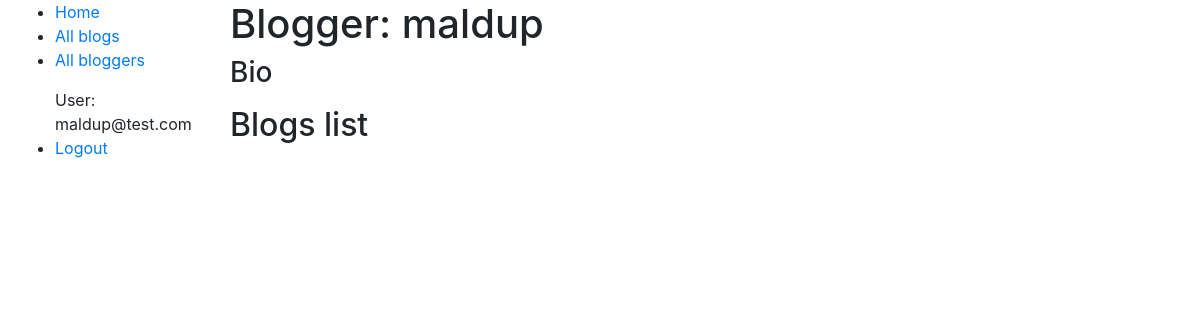
The app's page /blog/blogger/4 (signed in), older data.
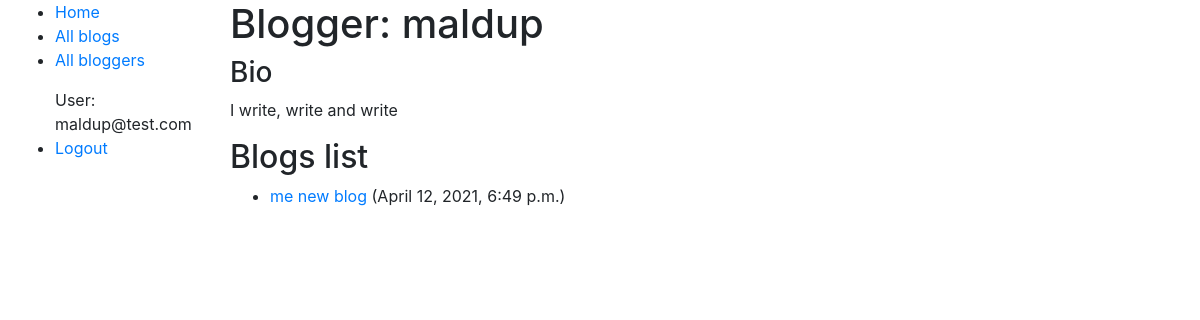
The same page, newer data.
### blog/models.py (models this page shows, shortened)
class User(AbstractBaseUser, PermissionsMixin):
    email = models.EmailField(_("email address"), unique=True)
    user_name = models.CharField(max_length=150, unique=True, help_text=_("Enter pseudonym"))
    first_name = models.CharField(max_length=150)
    last_name = models.CharField(max_length=150)
    start_date = models.DateTimeField(default = timezone.now)
    bio = models.TextField(_("Bio"), max_length=500, blank=True)
    is_staff = models.BooleanField(default=False)
    is_active = models.BooleanField(default = True)
    objects = CustomAccountManager()
    USERNAME_FIELD = 'email'
    REQUIRED_FIELDS = ['user_name', 'first_name', 'last_name']

class Post(models.Model):
    STATUS_CHOICES = (
            ("draft", "Draft"),
            ("published", "Published"),
        )
    title = models.CharField(max_length=100, unique=True)
    slug = models.SlugField(max_length=250, unique_for_date="publish")
    summary = models.TextField(max_length=500, help_text="Give a brief summary of what your post is about")
    date_posted = models.DateTimeField(default=timezone.now)
    author = models.ForeignKey(User, editable=False, on_delete=models.CASCADE)
    body = models.TextField()
    publish = models.DateTimeField(default=timezone.now)
    created = models.DateTimeField(auto_now_add=True)
    updated = models.DateTimeField(auto_now=True)
    genre = models.ForeignKey('Tag',null=True, on_delete=models.SET_NULL)
    status = models.CharField(
        max_length=10, choices=STATUS_CHOICES, default="draft"
    )
    class Meta:
        ordering = ("-publish",)
    def __str__(self):
        return self.title

### blog/views.py (the view)
# urls.py: path('blogger/<int:pk>', views.BloggerDetailView.as_view(), name='blogger-info')
class BloggerDetailView(LoginRequiredMixin, DetailView):
    model = User
    def get_queryset(self):
        return User.objects.filter(id=self.kwargs['pk'])

### blog/templates/blog/user_detail.html
{% extends 'base_generic.html' %}
{% block content %}
<div class="container">
    <h1>Blogger: {{user.user_name}}</h1>
    <h3>Bio</h3>
    <p>{{user.bio}}</p>
    <h2>Blogs list</h2>
    <ul>
        {% for blogposts in user.post_set.all %}
            <li><a href="{% url 'blog-detail' blogposts.id %}">{{blogposts}}</a> ({{blogposts.date_posted}})</li>
        {% endfor %}
    </ul>
</div>
{% endblock content %}

### blog/templates/base_generic.html (shortened to what this page needs)
<!DOCTYPE html>
<html lang="en">
<head>
    <link rel="stylesheet" href="https://cdn.jsdelivr.net/npm/bootstrap@4.5.3/dist/css/bootstrap.min.css">
</head>
<body>
    <div class="container-fluid">
        <div class="row">
            <div class="col-sm-2">
                {% block sidebar %}
                    <ul class="sidebar-nav">
                        <li><a href="{% url 'home' %}">Home</a></li>
                        <li><a href="{% url 'blogs' %}">All blogs</a></li>
                        <li><a href="{% url 'blogger-list' %}">All bloggers</a></li>
                    </ul>
                {%endblock sidebar %}
                <ul class="sidebar-nav">
                    {% if user.is_authenticated%}
                        User: {{user.get_username}}
                        <li><a href="{% url 'logout' %}">Logout</a></li>
                    {% else%}
                        <a href="{% url 'login' %}?next={{request.path}}">Login</a>
                    {% endif %}
                </ul>
            </div>
            <div class="col-sm-10">
                {% block content %}
                {% endblock content %}
            </div>
        </div>
    </div>
</body>
</html>

Row changes from the older to the newer data that the page shows:
changed User "maldup": bio (not shown) → "I write, write and write"
added Post: title "me new blog", date_posted "April 12, 2021, 6:49 p.m."
